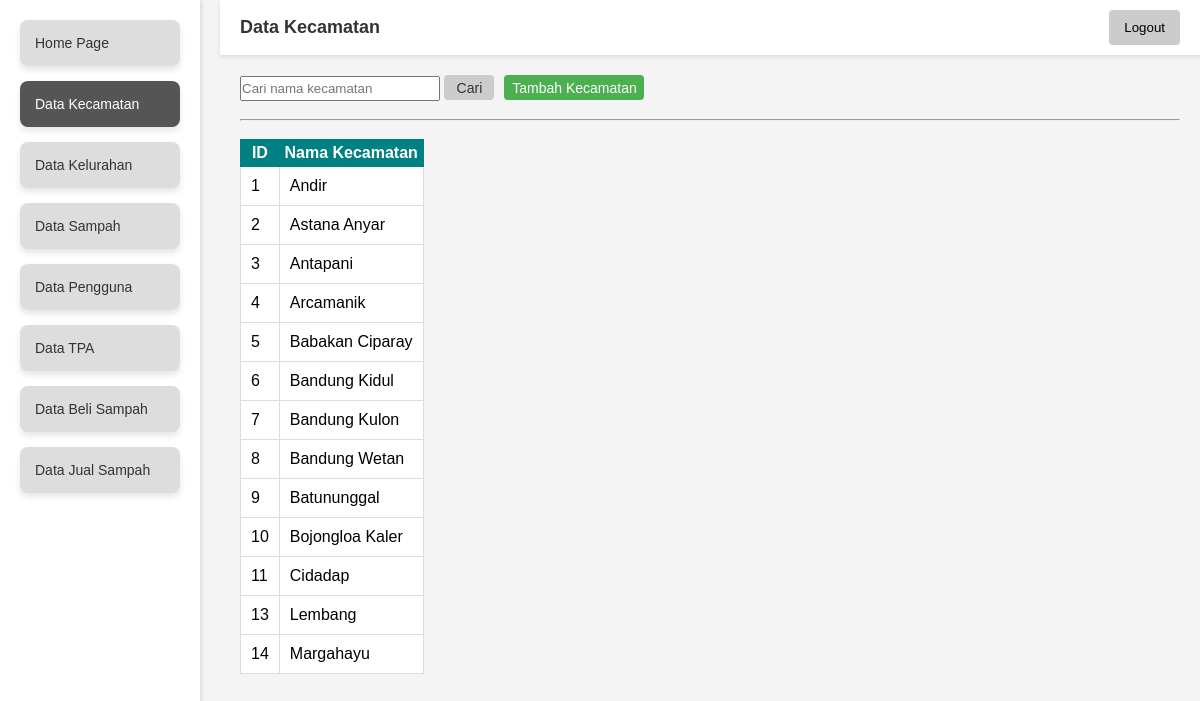
The app's page /kecamatan (signed in) with its own data.
### tables this page shows
CREATE TABLE Kecamatan (id INTEGER PRIMARY KEY AUTOINCREMENT NOT NULL, nama TEXT);

### main.py (the view)
@app.route('/kecamatan', methods=['GET'])
def kecamatan():
    conn = get_db_connection()
    cursor = conn.cursor()
    if(request.args):
        nama_kecamatan = request.args.get('nama_kecamatan')
        print(nama_kecamatan)
        cursor.execute("SELECT * FROM Kecamatan WHERE LOWER(nama) LIKE LOWER(?)", (f"%{nama_kecamatan}%",))
        kecamatan_data = cursor.fetchall()
        conn.close()
    else:
        cursor.execute("SELECT * FROM Kecamatan")
        kecamatan_data = cursor.fetchall()
        conn.close()
    return render_template('admin/kecamatan-admin.html', kecamatan=kecamatan_data)

### main.py (called while the page is built)
def get_db_connection():
    conn = sqlite3.connect('database/database.db')
    conn.row_factory = sqlite3.Row
    return conn

@app.before_request
def require_login():
    allowed_routes = ['login', 'register', 'static']
    if 'nama' not in session and request.endpoint not in allowed_routes:
        return redirect(url_for('login'))

### templates/admin/kecamatan-admin.html (shortened to what this page needs)
<!DOCTYPE html>
<html lang="en">
<head>
  <link rel="stylesheet" href="{{ url_for('static', filename='css/admin/style-kecamatan-admin.css') }}">
</head>
<body>
  <div class="container">
    <header>
      <h1>Data Kecamatan</h1>
      {% include 'admin/logoutFragment.html' %}
    </header>
    {% include 'admin/sidebarFragment.html' %}
    <main>
      <div class="search-bar">
        <form method="get">
          <input type="text" id="search" name="nama_kecamatan" placeholder="Cari nama kecamatan">
          <button type="submit" id="search-button"> Cari</button>
        </form>
        <button id="add-button" onclick="window.location.href='tambah_kecamatan';">Tambah Kecamatan</button>
      </div>
      <br><hr><br>
      <table>
          <tr>
              <th>ID</th>
              <th>Nama Kecamatan</th>
          </tr>
          {% for item in kecamatan %}
          <tr>
              <td>{{ item.id }}</td>
              <td>{{ item.nama }}</td>
          </tr>
          {% endfor %}
      </table>
    </main>
  </div>
</body>
</html>

### static/css/admin/style-kecamatan-admin.css (style rules this page uses)
table { border: 1px solid teal; border-collapse: collapse; background-color: white; }
td, tr { border: 1px solid #ddd; padding: 10px; }
th { padding: 4px; border: 1px solid teal; text-align: center; background: teal; color: white; }
* { margin: 0; padding: 0; box-sizing: border-box; }
body { font-family: Arial, sans-serif; background-color: #f4f4f4; }
.container { display: flex; flex-direction: column; height: 100vh; }
header { display: flex; justify-content: space-between; align-items: center; background-color: #fff; padding: 10px 20px; box-shadow: 0 2px 4px rgba(0, 0, 0, 0.1); margin-left: 220px; }
header h1 { font-size: 18px; color: #333; }
main { margin-left: 220px; padding: 20px; flex: 1; }
#search { width: 200px; height: 25px; }
#search-button { width: 50px; background-color: #ccc; color: #333; height: 25px; }
#add-button { width: 55px; height: 25px; padding: 1px; }
#search-button, #add-button { padding: 1px 1px; border: none; border-radius: 4px; cursor: pointer; font-size: 14px; }
.search-bar { display: flex; gap: 10px; }
#add-button { width: 140px; background-color: #4caf50; color: #fff; }

### records on screen
Kecamatan: id "1", nama "Andir"
Kecamatan: id "2", nama "Astana Anyar"
Kecamatan: id "3", nama "Antapani"
Kecamatan: id "4", nama "Arcamanik"
Kecamatan: id "5", nama "Babakan Ciparay"
Kecamatan: id "6", nama "Bandung Kidul"
Kecamatan: id "7", nama "Bandung Kulon"
Kecamatan: id "8", nama "Bandung Wetan"
Kecamatan: id "9", nama "Batununggal"
Kecamatan: id "10", nama "Bojongloa Kaler"
Kecamatan: id "11", nama "Cidadap"
Kecamatan: id "13", nama "Lembang"
Kecamatan: id "14", nama "Margahayu"
